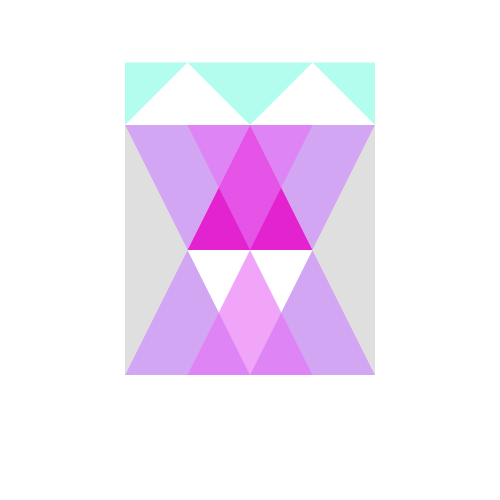
Frame 1 (no input)
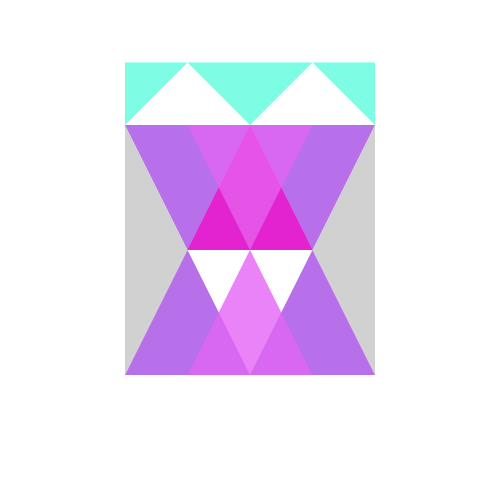
Frame 2 (the mouse pressed at the canvas centre, redrawn once)

The Processing sketch that drew these frames (run headless with seeded random() and noise(); the mouse was pressed at the canvas centre and the sketch redrawn once):

// Processing sketch: processing_85658
// ── processing_85658.pde

void setup ()
{
 
 size(500,500);
background(255);
noLoop();
  
}

void draw ()

{
noStroke();





fill(140,27,222,100);
triangle(250,125,312.5,250,375,125);
triangle(125,125,187.5,250,250,125);
triangle(125,375,187.5,250,250,375);
triangle(250,375,312.5,250,375,375);

fill(13,250,204,80);
triangle(187.5,62.5,250,125,312.5,62.5);
triangle(312.5,62.5,375,125,375,62.5);
triangle(125,62.5,125,125,187.5,62.5);

fill(227,34,208,255);
triangle(187.5,250,250,125,312.5,250);



fill(196,196,196,140);
triangle(187.5,250,125,125,125,375);
triangle(312.5,250,375,125,375,375);
fill(231,111,245,160);
triangle(187.5,125,250,250,312.5,125);
triangle(187.5,375,250,250,312.5,375);
 
  
}
